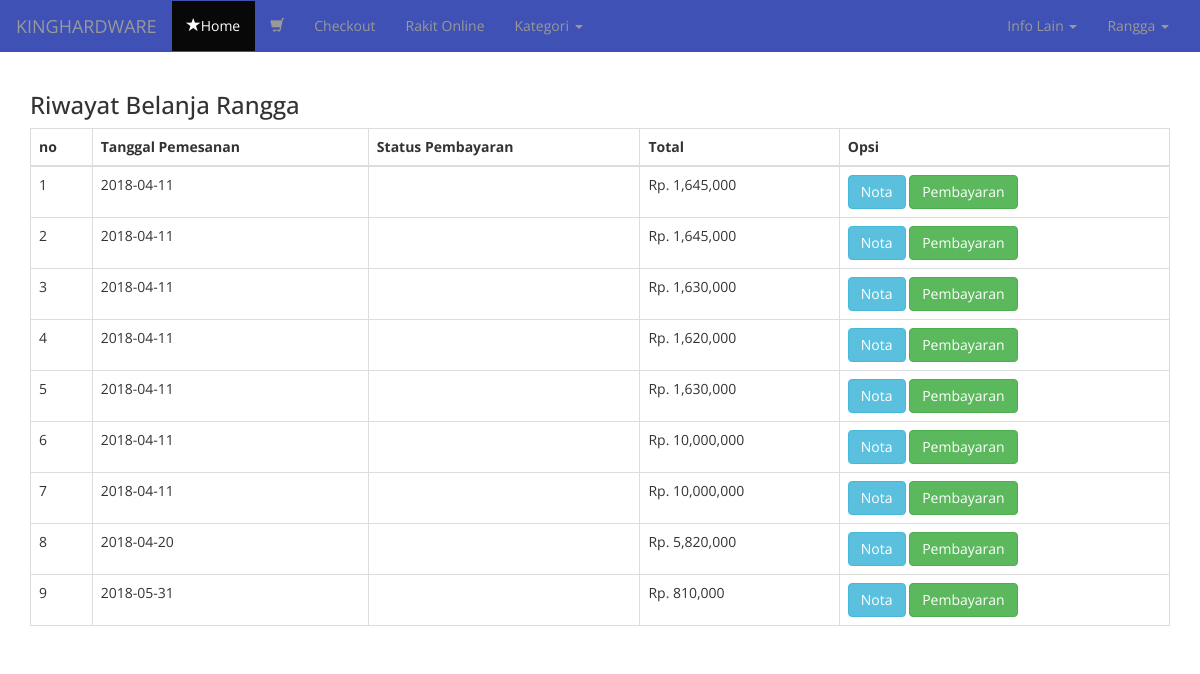
The page /riwayat.php (signed in) on the database its author committed.
### tables this page shows
CREATE TABLE `tabel_pembelian` (
  `id_pembelian` int(11) NOT NULL,
  `id_pelanggan` int(11) NOT NULL,
  `id_ongkir` int(5) NOT NULL,
  `tanggal_pembelian` date NOT NULL,
  `total_pembelian` int(11) NOT NULL
);

### riwayat.php (the view, shortened to what this page needs)
<?php
$koneksi = new mysqli("localhost","root","","ideshop");
?>
<!DOCTYPE html>
<html>
<head>
	<link rel="stylesheet" href="admin/assets/css/bootstrap.css">
	<link href="assets/css/bootstrap.css" rel="stylesheet" />
    <link href="assets/css/font-awesome.css" rel="stylesheet" />
    <link href="assets/js/morris/morris-0.4.3.min.css" rel="stylesheet" />
    <link href="assets/css/custom.css" rel="stylesheet" />
</head>
<body>
<nav class="navbar navbar-inverse">
	<a class="navbar-brand" href="home.php">KINGHARDWARE</a>
	<div class="container-fluid">
      	<div class="collapse navbar-collapse" id="target-list">
		<ul class="nav navbar-nav">
			<li class="active"><a href="home.php"><span class="glyphicon glyphicon-star" aria-hidden="true"></span>Home</a></li>
			<li><a href="keranjang.php"><span class="glyphicon glyphicon-shopping-cart" aria-hidden="true"></span></a></li>
			<li><a href="checkout.php">Checkout</a></li>
			<li><a href="rakitpc.php">Rakit Online</a></li>
			<li class="dropdown">
			<a class="dropdown-toggle" data-toggle="dropdown" href="#">Kategori
			<span class="caret"></span></a>
		</li>
		</ul>
		<ul class="nav navbar-nav navbar-right">
				<li class="dropdown">
			<a class="dropdown-toggle" data-toggle="dropdown" href="#">Info Lain
			<span class="caret"></span></a>
		</li>
			<?php if (isset($_SESSION["pelanggan"])): ?>
			<li class="nav-item dropdown">
              <a class="nav-link dropdown-toggle" data-toggle="dropdown" ><?php echo $_SESSION['pelanggan']['nama_pelanggan'] ?>
			  <span class="caret"></span></a>
			    <?php else: ?>
			     <li><a href="login.php">Login</a></li>
				<?php endif ?>
			</li>
		</ul>
	</div>
</nav>
<section class="riwayat">
	<div class="container">
		<h3>Riwayat Belanja <?php echo $_SESSION["pelanggan"]["nama_pelanggan"] ?></h3>
		<table class="table table-bordered">
			<thead>
				<tr>
					<th>no</th>
					<th>Tanggal Pemesanan</th>
					<th>Status Pembayaran</th>
					<th>Total</th>
					<th>Opsi</th>
				</tr>
			</thead>
			<tbody>
				<?php $nomor=1; ?>
				<?php
				$id_pelanggan = $_SESSION["pelanggan"]["id_pelanggan"];
				$ambil = $koneksi->query("SELECT * FROM tabel_pembelian WHERE id_pelanggan='$id_pelanggan'");
				while($pecah = $ambil->fetch_assoc()){
				?>
				<tr>
					<td><?php echo $nomor; ?></td>
					<td><?php echo $pecah["tanggal_pembelian"] ?></td>
					<td><?php echo $pecah["status_pembayaran"] ?></td>
					<td>Rp. <?php echo number_format($pecah["total_pembelian"])?></td>
					<td>
						<a href="nota.php?id=<?php echo $pecah["id_pembelian"] ?>" class="btn btn-info">Nota</a>
						<a href="pembayaran.php?id=<?php echo $pecah["id_pembelian"] ?>"" class="btn btn-success">Pembayaran</a>
					</td>
				</tr>
				<?php $nomor++; ?>
				<?php } ?>
			</tbody>
		</table>
	</div>
</section>

### assets/css/custom.css (style rules this page uses)
body { font-family: 'Open Sans', sans-serif; }
@media (min-width:768px) { .navbar { border-radius: 0px; } }

### rows shown on the page
tabel_pembelian: tanggal_pembelian "2018-04-11", total_pembelian "1,645,000"
tabel_pembelian: tanggal_pembelian "2018-04-11", total_pembelian "1,645,000"
tabel_pembelian: tanggal_pembelian "2018-04-11", total_pembelian "1,630,000"
tabel_pembelian: tanggal_pembelian "2018-04-11", total_pembelian "1,620,000"
tabel_pembelian: tanggal_pembelian "2018-04-11", total_pembelian "1,630,000"
tabel_pembelian: tanggal_pembelian "2018-04-11", total_pembelian "10,000,000"
tabel_pembelian: tanggal_pembelian "2018-04-11", total_pembelian "10,000,000"
tabel_pembelian: tanggal_pembelian "2018-04-20", total_pembelian "5,820,000"
tabel_pembelian: tanggal_pembelian "2018-05-31", total_pembelian "810,000"

### other values the page prints
$_SESSION['pelanggan']['nama_pelanggan'] "Rangga"
$_SESSION["pelanggan"]["nama_pelanggan"] "Rangga"
